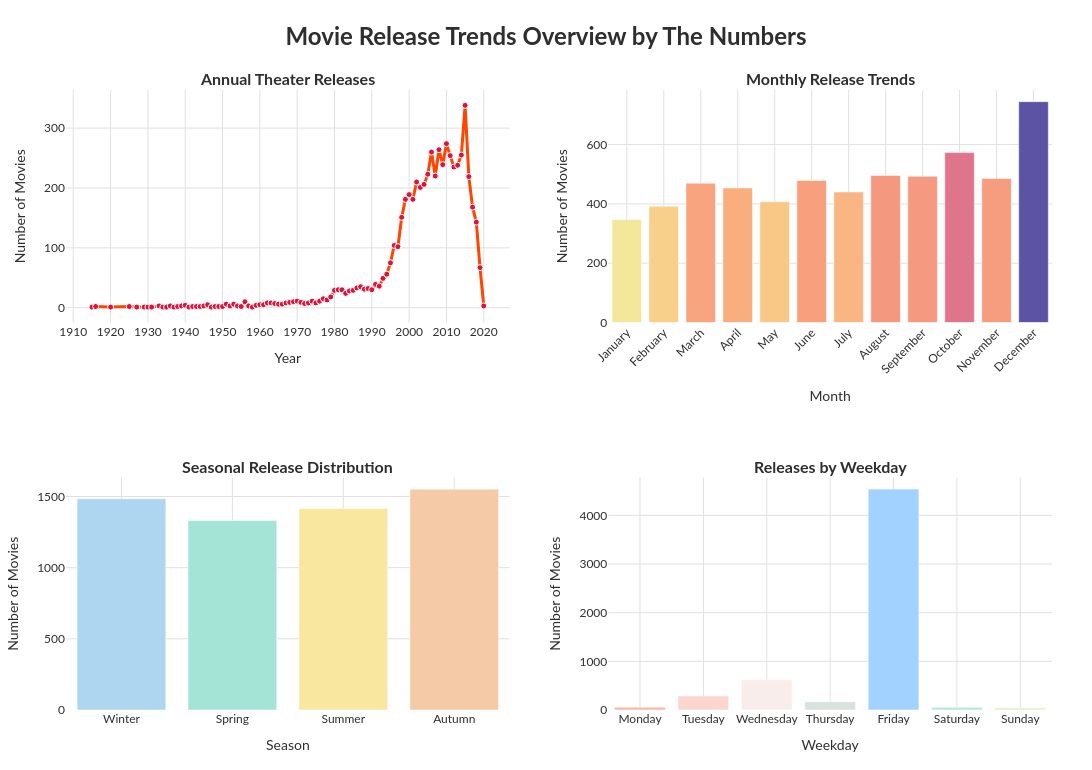

The code cell stored with this chart in its notebook:
### Code cell
# Custom soft color palettes
soft_colors = ['#FFB5A7', '#FCD5CE', '#F8EDEB', '#D8E2DC', '#A2D2FF', '#B5EAD7', '#E2F0CB']
season_colors = {'Spring': '#A3E4D7', 'Summer': '#F9E79F', 'Autumn': '#F5CBA7', 'Winter': '#AED6F1'}

# Create subplot layout
fig = make_subplots(
    rows=2, cols=2,
    subplot_titles=[
        "<b>Annual Theater Releases</b>",
        "<b>Monthly Release Trends</b>",
        "<b>Seasonal Release Distribution</b>",
        "<b>Releases by Weekday</b>"
    ]
)

# ==== Yearly Release Trend ====
fig.add_trace(go.Scatter(
    x=release_trend['release_year'],
    y=release_trend['movie_count'],
    mode='lines+markers',
    name='Yearly',
    marker=dict(size=6, color='crimson', line=dict(width=1, color='white')),
    line=dict(color='orangered', width=3)
), row=1, col=1)

# ==== Monthly Releases ====
fig.add_trace(go.Bar(
    x=monthly_releases['month_name'],
    y=monthly_releases['movie_count'],
    marker=dict(
        color=monthly_releases['movie_count'],
        colorscale='Sunset',
        line=dict(color='white', width=0.5)
    ),
    name='Monthly'
), row=1, col=2)

# ==== Seasonal Releases  ====
fig.add_trace(go.Bar(
    x=seasonal_releases['season'],
    y=seasonal_releases['movie_count'],
    marker=dict(
        color=[season_colors[s] for s in seasonal_releases['season']],
        line=dict(color='white', width=0.5)
    ),
    name='Seasonal'
), row=2, col=1)

# ==== Weekday Releases ====
fig.add_trace(go.Bar(
    x=release_by_weekday['Weekday'],
    y=release_by_weekday['Movie Count'],
    marker=dict(
        color=soft_colors[:len(release_by_weekday)],
        line=dict(color='white', width=0.5)
    ),
    name='Weekday'
), row=2, col=2)

# Layout and styling
fig.update_layout(
    height=770,
    width=1100,
    title=dict(
        text="<b>Movie Release Trends Overview by The Numbers</b>",
        x=0.5,
        font=dict(size=24, family='Lato', color='#2e2e2e')
    ),
    plot_bgcolor='white',
    paper_bgcolor='white',
    font=dict(family='Lato', color='#2e2e2e'),
    margin=dict(t=90, b=60, l=60, r=40),
    hovermode='x unified',
    showlegend=False
)

# Axis titles and styling
axis_config = dict(showgrid=True, gridcolor='#e0e0e0', zeroline=False)

fig.update_xaxes(title_text="Year", row=1, col=1, tickmode='linear', dtick=10, **axis_config)
fig.update_yaxes(title_text="Number of Movies", row=1, col=1, **axis_config)

fig.update_xaxes(title_text="Month", row=1, col=2, tickangle=-45, **axis_config)
fig.update_yaxes(title_text="Number of Movies", row=1, col=2, **axis_config)

fig.update_xaxes(title_text="Season", row=2, col=1, **axis_config)
fig.update_yaxes(title_text="Number of Movies", row=2, col=1, **axis_config)

fig.update_xaxes(title_text="Weekday", row=2, col=2, **axis_config)
fig.update_yaxes(title_text="Number of Movies", row=2, col=2, **axis_config)

fig.show()

### Figure 1 — Plotly figure (JSON) as saved in the notebook; plotly's stock layout.template omitted (floating-point values rounded to 4 significant figures)
{"data": [{"line": {"color": "orangered", "width": 3}, "marker": {"color": "crimson", "line": {"color": "white", "width": 1}, "size": 6}, "mode": "lines+markers", "name": "Yearly", "type": "scatter", "x": [1915, 1916, 1920, 1925, 1927, 1929, 1930, 1931, 1933, 1934, 1935, 1936, 1937, 1938, 1939, 1940, 1941, 1942, 1943, 1944, 1945, 1946, 1947, 1948, 1949, 1950, 1951, 1952, 1953, 1954, 1955, 1956, 1957, 1958, 1959, 1960, 1961, 1962, 1963, 1964, 1965, 1966, 1967, 1968, 1969, 1970, 1971, 1972, 1973, 1974, 1975, 1976, 1977, 1978, 1979, 1980, 1981, 1982, 1983, 1984, 1985, 1986, 1987, 1988, 1989, 1990, 1991, 1992, 1993, 1994, 1995, 1996, 1997, 1998, 1999, 2000, 2001, 2002, 2003, 2004, 2005, 2006, 2007, 2008, 2009, 2010, 2011, 2012, 2013, 2014, 2015, 2016, 2017, 2018, 2019, 2020], "xaxis": "x", "y": [1, 2, 1, 2, 1, 1, 1, 1, 3, 1, 1, 3, 1, 2, 3, 4, 1, 2, 2, 2, 3, 5, 1, 2, 2, 2, 6, 3, 6, 3, 2, 10, 3, 1, 4, 5, 5, 8, 8, 7, 6, 6, 8, 9, 10, 11, 9, 7, 8, 11, 8, 11, 15, 13, 18, 29, 30, 30, 24, 28, 29, 33, 35, 31, 32, 30, 39, 36, 49, 56, 75, 104, 102, 151, 181, 189, 181, 210, 201, 206, 223, 260, 220, 264, 239, 274, 254, 235, 238, 255, 338, 219, 168, 143, 67, 3], "yaxis": "y"}, {"marker": {"color": [347, 392, 470, 454, 407, 479, 440, 496, 493, 573, 486, 745], "colorscale": [[0, "rgb(243, 231, 155)"], [0.1667, "rgb(250, 196, 132)"], [0.3333, "rgb(248, 160, 126)"], [0.5, "rgb(235, 127, 134)"], [0.6667, "rgb(206, 102, 147)"], [0.8333, "rgb(160, 89, 160)"], [1, "rgb(92, 83, 165)"]], "line": {"color": "white", "width": 0.5}}, "name": "Monthly", "type": "bar", "x": ["January", "February", "March", "April", "May", "June", "July", "August", "September", "October", "November", "December"], "xaxis": "x2", "y": [347, 392, 470, 454, 407, 479, 440, 496, 493, 573, 486, 745], "yaxis": "y2"}, {"marker": {"color": ["#AED6F1", "#A3E4D7", "#F9E79F", "#F5CBA7"], "line": {"color": "white", "width": 0.5}}, "name": "Seasonal", "type": "bar", "x": ["Winter", "Spring", "Summer", "Autumn"], "xaxis": "x3", "y": [1484, 1331, 1415, 1552], "yaxis": "y3"}, {"marker": {"color": ["#FFB5A7", "#FCD5CE", "#F8EDEB", "#D8E2DC", "#A2D2FF", "#B5EAD7", "#E2F0CB"], "line": {"color": "white", "width": 0.5}}, "name": "Weekday", "type": "bar", "x": ["Monday", "Tuesday", "Wednesday", "Thursday", "Friday", "Saturday", "Sunday"], "xaxis": "x4", "y": [59, 290, 621, 172, 4539, 56, 45], "yaxis": "y4"}], "layout": {"annotations": [{"font": {"size": 16}, "showarrow": false, "text": "<b>Annual Theater Releases</b>", "x": 0.225, "xanchor": "center", "xref": "paper", "y": 1, "yanchor": "bottom", "yref": "paper"}, {"font": {"size": 16}, "showarrow": false, "text": "<b>Monthly Release Trends</b>", "x": 0.775, "xanchor": "center", "xref": "paper", "y": 1, "yanchor": "bottom", "yref": "paper"}, {"font": {"size": 16}, "showarrow": false, "text": "<b>Seasonal Release Distribution</b>", "x": 0.225, "xanchor": "center", "xref": "paper", "y": 0.375, "yanchor": "bottom", "yref": "paper"}, {"font": {"size": 16}, "showarrow": false, "text": "<b>Releases by Weekday</b>", "x": 0.775, "xanchor": "center", "xref": "paper", "y": 0.375, "yanchor": "bottom", "yref": "paper"}], "font": {"color": "#2e2e2e", "family": "Lato"}, "height": 770, "hovermode": "x unified", "margin": {"b": 60, "l": 60, "r": 40, "t": 90}, "paper_bgcolor": "white", "plot_bgcolor": "white", "showlegend": false, "title": {"font": {"color": "#2e2e2e", "family": "Lato", "size": 24}, "text": "<b>Movie Release Trends Overview by The Numbers</b>", "x": 0.5}, "width": 1100, "xaxis": {"anchor": "y", "domain": [0, 0.45], "dtick": 10, "gridcolor": "#e0e0e0", "showgrid": true, "tickmode": "linear", "title": {"text": "Year"}, "zeroline": false}, "xaxis2": {"anchor": "y2", "domain": [0.55, 1], "gridcolor": "#e0e0e0", "showgrid": true, "tickangle": -45, "title": {"text": "Month"}, "zeroline": false}, "xaxis3": {"anchor": "y3", "domain": [0, 0.45], "gridcolor": "#e0e0e0", "showgrid": true, "title": {"text": "Season"}, "zeroline": false}, "xaxis4": {"anchor": "y4", "domain": [0.55, 1], "gridcolor": "#e0e0e0", "showgrid": true, "title": {"text": "Weekday"}, "zeroline": false}, "yaxis": {"anchor": "x", "domain": [0.625, 1], "gridcolor": "#e0e0e0", "showgrid": true, "title": {"text": "Number of Movies"}, "zeroline": false}, "yaxis2": {"anchor": "x2", "domain": [0.625, 1], "gridcolor": "#e0e0e0", "showgrid": true, "title": {"text": "Number of Movies"}, "zeroline": false}, "yaxis3": {"anchor": "x3", "domain": [0, 0.375], "gridcolor": "#e0e0e0", "showgrid": true, "title": {"text": "Number of Movies"}, "zeroline": false}, "yaxis4": {"anchor": "x4", "domain": [0, 0.375], "gridcolor": "#e0e0e0", "showgrid": true, "title": {"text": "Number of Movies"}, "zeroline": false}}}
